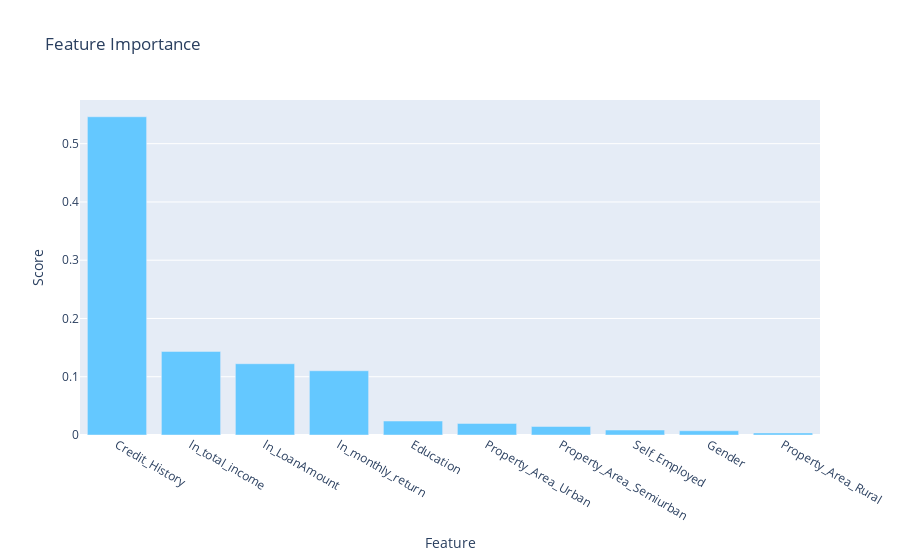

The code cell stored with this chart in its notebook:
### Code cell
# display results with plotly
trace0 = go.Bar(x= fi_df.index,
                y= fi_df['fi'].values,
                marker=dict(color='rgb(100,200,300)'))

# now the layout
layout=go.Layout(title='Feature Importance',
                   xaxis= dict(title='Feature'),
                   yaxis=dict(title='Score'))
# bind using go.Figure
fig = go.Figure(data=[trace0], layout=layout)
fig

### Figure 1 — Plotly figure (JSON) as saved in the notebook; plotly's stock layout.template omitted (floating-point values rounded to 4 significant figures)
{"data": [{"marker": {"color": "rgb(100,200,300)"}, "type": "bar", "x": ["Credit_History", "ln_total_income", "ln_LoanAmount", "ln_monthly_return", "Education", "Property_Area_Urban", "Property_Area_Semiurban", "Self_Employed", "Gender", "Property_Area_Rural"], "y": [0.5462, 0.1434, 0.1223, 0.1103, 0.02397, 0.01986, 0.01461, 0.008522, 0.007281, 0.003526]}], "layout": {"title": {"text": "Feature Importance"}, "xaxis": {"title": {"text": "Feature"}}, "yaxis": {"title": {"text": "Score"}}}}
